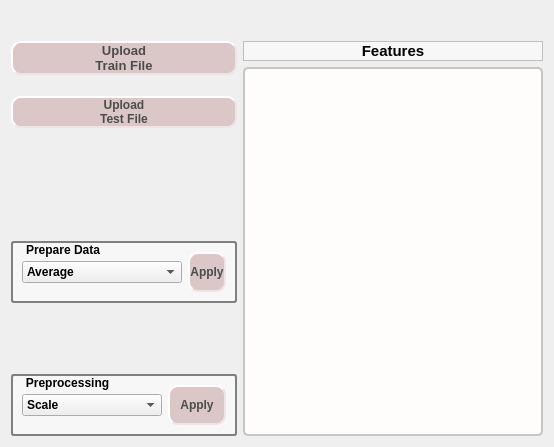
  <widget class="QWidget" name="tabPreProcess">
   <property name="autoFillBackground">
    <bool>false</bool>
   </property>
   <attribute name="title">
    <string>Preprocessing</string>
   </attribute>
   <layout class="QHBoxLayout" name="horizontalLayout_2">
    <item>
     <layout class="QHBoxLayout" name="horizontalLayout">
      <item>
       <layout class="QVBoxLayout" name="verticalLayout_6">
        <item>
         <layout class="QGridLayout" name="gridLayout_7">
          <item row="4" column="0">
           <widget class="QPushButton" name="btnImportTest">
            <property name="sizePolicy">
             <sizepolicy hsizetype="Minimum" vsizetype="Minimum">
              <horstretch>0</horstretch>
              <verstretch>0</verstretch>
             </sizepolicy>
            </property>
            <property name="maximumSize">
             <size>
              <width>16777215</width>
              <height>40</height>
             </size>
            </property>
            <property name="font">
             <font>
              <weight>75</weight>
              <bold>true</bold>
             </font>
            </property>
            <property name="cursor">
             <cursorShape>PointingHandCursor</cursorShape>
            </property>
            <property name="autoFillBackground">
             <bool>false</bool>
            </property>
            <property name="styleSheet">
             <string notr="true">QPushButton {
    background-color:#dbc7c7;
    color: #4c4c4c;
    border: 2px #efe3e3;
	border-style: outset;
	border-radius:10px
}

QPushButton:hover {background-color:#f9e3e3;}
</string>
            </property>
            <property name="text">
             <string>Upload
Test File</string>
            </property>
            <property name="icon">
             <iconset resource="../Icons/ResourceIcon.qrc">
              <normaloff>:/Icons/import.png</normaloff>:/Icons/import.png</iconset>
            </property>
            <property name="iconSize">
             <size>
              <width>24</width>
              <height>24</height>
             </size>
            </property>
           </widget>
          </item>
          <item row="0" column="0">
           <spacer name="verticalSpacer_8">
            <property name="orientation">
             <enum>Qt::Vertical</enum>
            </property>
            <property name="sizeType">
             <enum>QSizePolicy::Fixed</enum>
            </property>
            <property name="sizeHint" stdset="0">
             <size>
              <width>20</width>
              <height>30</height>
             </size>
            </property>
           </spacer>
          </item>
          <item row="1" column="0">
           <widget class="QPushButton" name="btnImportTrain">
            <property name="sizePolicy">
             <sizepolicy hsizetype="Minimum" vsizetype="Minimum">
              <horstretch>0</horstretch>
              <verstretch>0</verstretch>
             </sizepolicy>
            </property>
            <property name="maximumSize">
             <size>
              <width>16777215</width>
              <height>40</height>
             </size>
            </property>
            <property name="font">
             <font>
              <pointsize>10</pointsize>
              <weight>75</weight>
              <bold>true</bold>
             </font>
            </property>
            <property name="cursor">
             <cursorShape>PointingHandCursor</cursorShape>
            </property>
            <property name="autoFillBackground">
             <bool>false</bool>
            </property>
            <property name="styleSheet">
             <string notr="true">QPushButton {
    background-color:#dbc7c7;
    color: #4c4c4c;
    border: 2px #efe3e3;
	border-style: outset;
	border-radius:10px
}

QPushButton:hover {background-color:#f9e3e3;}
</string>
            </property>
            <property name="text">
             <string>Upload
Train File</string>
            </property>
            <property name="icon">
             <iconset resource="../Icons/ResourceIcon.qrc">
              <normaloff>:/Icons/import.png</normaloff>:/Icons/import.png</iconset>
            </property>
            <property name="iconSize">
             <size>
              <width>24</width>
              <height>24</height>
             </size>
            </property>
           </widget>
          </item>
          <item row="5" column="0">
           <spacer name="verticalSpacer">
            <property name="orientation">
             <enum>Qt::Vertical</enum>
            </property>
            <property name="sizeType">
             <enum>QSizePolicy::Fixed</enum>
            </property>
            <property name="sizeHint" stdset="0">
             <size>
              <width>20</width>
              <height>107</height>
             </size>
            </property>
           </spacer>
          </item>
          <item row="2" column="0">
           <spacer name="verticalSpacer_15">
            <property name="orientation">
             <enum>Qt::Vertical</enum>
            </property>
            <property name="sizeType">
             <enum>QSizePolicy::Fixed</enum>
            </property>
            <property name="sizeHint" stdset="0">
             <size>
              <width>20</width>
              <height>15</height>
             </size>
            </property>
           </spacer>
          </item>
         </layout>
        </item>
        <item>
         <layout class="QGridLayout" name="gridLayout_6">
          <item row="3" column="0">
           <widget class="QGroupBox" name="grpBoxPreprocessing">
            <property name="enabled">
             <bool>true</bool>
            </property>
            <property name="sizePolicy">
             <sizepolicy hsizetype="Preferred" vsizetype="Minimum">
              <horstretch>0</horstretch>
              <verstretch>0</verstretch>
             </sizepolicy>
            </property>
            <property name="maximumSize">
             <size>
              <width>600</width>
              <height>600</height>
             </size>
            </property>
            <property name="font">
             <font>
              <weight>75</weight>
              <bold>true</bold>
              <kerning>true</kerning>
             </font>
            </property>
            <property name="styleSheet">
             <string notr="true">QGroupBox::title { 
    background-color: transparent;
     subcontrol-position: top left; /* position at the top left*/ 
     padding:2 13px;
 }

QGroupBox{
	 border: 2px solid gray; 
     border-radius: 3px; 
	background-color:#f7f7f7;

} </string>
            </property>
            <property name="title">
             <string>Preprocessing</string>
            </property>
            <property name="alignment">
             <set>Qt::AlignCenter</set>
            </property>
            <property name="flat">
             <bool>false</bool>
            </property>
            <layout class="QHBoxLayout" name="horizontalLayout_16">
             <item>
              <layout class="QGridLayout" name="gridLayout_10">
               <item row="0" column="1">
                <widget class="QPushButton" name="btnApplyPreprocessing">
                 <property name="sizePolicy">
                  <sizepolicy hsizetype="Preferred" vsizetype="Fixed">
                   <horstretch>0</horstretch>
                   <verstretch>0</verstretch>
                  </sizepolicy>
                 </property>
                 <property name="minimumSize">
                  <size>
                   <width>0</width>
                   <height>40</height>
                  </size>
                 </property>
                 <property name="maximumSize">
                  <size>
                   <width>120</width>
                   <height>60</height>
                  </size>
                 </property>
                 <property name="font">
                  <font>
                   <weight>75</weight>
                   <bold>true</bold>
                  </font>
                 </property>
                 <property name="cursor">
                  <cursorShape>PointingHandCursor</cursorShape>
                 </property>
                 <property name="styleSheet">
                  <string notr="true">QPushButton {
    background-color:#dbc7c7;
    color: #4c4c4c;
    border: 2px #efe3e3;
	border-style: outset;
	border-radius:10px
}

QPushButton:hover {background-color:#f9e3e3;}
</string>
                 </property>
                 <property name="text">
                  <string>Apply</string>
                 </property>
                 <property name="icon">
                  <iconset resource="../Icons/ResourceIcon.qrc">
                   <normaloff>:/Icons/apply.png</normaloff>:/Icons/apply.png</iconset>
                 </property>
                 <property name="iconSize">
                  <size>
                   <width>15</width>
                   <height>15</height>
                  </size>
                 </property>
                </widget>
               </item>
               <item row="0" column="0">
                <widget class="QComboBox" name="comboBoxPreProcessing">
                 <property name="sizePolicy">
                  <sizepolicy hsizetype="Preferred" vsizetype="Fixed">
                   <horstretch>0</horstretch>
                   <verstretch>0</verstretch>
                  </sizepolicy>
                 </property>
                 <property name="font">
                  <font>
                   <weight>75</weight>
                   <bold>true</bold>
                  </font>
                 </property>
                 <property name="styleSheet">
                  <string notr="true">QComboBox:item:selected
{
     background-color: grey;
}
</string>
                 </property>
                 <item>
                  <property name="text">
                   <string>Scale</string>
                  </property>
                 </item>
                 <item>
                  <property name="text">
                   <string>Normalization</string>
                  </property>
                 </item>
                 <item>
                  <property name="text">
                   <string>Binarization</string>
                  </property>
                 </item>
                 <item>
                  <property name="text">
                   <string>Polynomial Feature</string>
                  </property>
                 </item>
                 <item>
                  <property name="text">
                   <string/>
                  </property>
                 </item>
                </widget>
               </item>
              </layout>
             </item>
            </layout>
           </widget>
          </item>
          <item row="1" column="0">
           <widget class="QGroupBox" name="grpBoxPrepareData">
            <property name="enabled">
             <bool>true</bool>
            </property>
            <property name="sizePolicy">
             <sizepolicy hsizetype="Maximum" vsizetype="Minimum">
              <horstretch>0</horstretch>
              <verstretch>0</verstretch>
             </sizepolicy>
            </property>
            <property name="maximumSize">
             <size>
              <width>600</width>
              <height>600</height>
             </size>
            </property>
            <property name="font">
             <font>
              <weight>75</weight>
              <bold>true</bold>
              <kerning>true</kerning>
             </font>
            </property>
            <property name="styleSheet">
             <string notr="true">QGroupBox::title { 
    background-color: transparent;
     subcontrol-position: top left; /* position at the top left*/ 
     padding:2 13px;
 }

QGroupBox{
	 border: 2px solid gray; 
     border-radius: 3px; 
	background-color:#f7f7f7;

} </string>
            </property>
            <property name="title">
             <string>Prepare Data</string>
            </property>
            <property name="alignment">
             <set>Qt::AlignCenter</set>
            </property>
            <property name="flat">
             <bool>false</bool>
            </property>
            <layout class="QHBoxLayout" name="horizontalLayout_15">
             <item>
              <layout class="QGridLayout" name="gridLayout_9">
               <item row="0" column="1">
                <widget class="QPushButton" name="btnApplyPrepareData">
                 <property name="sizePolicy">
                  <sizepolicy hsizetype="Preferred" vsizetype="Fixed">
                   <horstretch>0</horstretch>
                   <verstretch>0</verstretch>
                  </sizepolicy>
                 </property>
                 <property name="minimumSize">
                  <size>
                   <width>0</width>
                   <height>40</height>
                  </size>
                 </property>
                 <property name="maximumSize">
                  <size>
                   <width>120</width>
                   <height>60</height>
                  </size>
                 </property>
                 <property name="font">
                  <font>
                   <weight>75</weight>
                   <bold>true</bold>
                  </font>
                 </property>
                 <property name="cursor">
                  <cursorShape>PointingHandCursor</cursorShape>
                 </property>
                 <property name="styleSheet">
                  <string notr="true">QPushButton {
    background-color:#dbc7c7;
    color: #4c4c4c;
    border: 2px #efe3e3;
	border-style: outset;
	border-radius:10px
}

QPushButton:hover {background-color:#f9e3e3;}
</string>
                 </property>
                 <property name="text">
                  <string>Apply</string>
                 </property>
                 <property name="icon">
                  <iconset resource="../Icons/ResourceIcon.qrc">
                   <normaloff>:/Icons/apply.png</normaloff>:/Icons/apply.png</iconset>
                 </property>
                 <property name="iconSize">
                  <size>
                   <width>15</width>
                   <height>15</height>
                  </size>
                 </property>
                </widget>
               </item>
               <item row="0" column="0">
                <widget class="QComboBox" name="comboBoxPrepareData">
                 <property name="sizePolicy">
                  <sizepolicy hsizetype="Fixed" vsizetype="Fixed">
                   <horstretch>0</horstretch>
                   <verstretch>0</verstretch>
                  </sizepolicy>
                 </property>
                 <property name="minimumSize">
                  <size>
                   <width>160</width>
                   <height>0</height>
                  </size>
                 </property>
                 <property name="font">
                  <font>
                   <weight>75</weight>
                   <bold>true</bold>
                  </font>
                 </property>
                 <property name="styleSheet">
                  <string notr="true">QComboBox:item:selected
{
     background-color: grey;
}
</string>
                 </property>
                 <item>
                  <property name="text">
                   <string>Average</string>
                  </property>
                 </item>
                 <item>
                  <property name="text">
                   <string>Minimum</string>
                  </property>
                 </item>
                 <item>
                  <property name="text">
                   <string>Maximum</string>
                  </property>
                 </item>
                </widget>
               </item>
              </layout>
             </item>
            </layout>
           </widget>
          </item>
          <item row="2" column="0">
           <spacer name="verticalSpacer_7">
            <property name="orientation">
             <enum>Qt::Vertical</enum>
            </property>
            <property name="sizeType">
             <enum>QSizePolicy::Fixed</enum>
            </property>
            <property name="sizeHint" stdset="0">
             <size>
              <width>20</width>
              <height>65</height>
             </size>
            </property>
           </spacer>
          </item>
         </layout>
        </item>
       </layout>
      </item>
      <item>
       <layout class="QGridLayout" name="gridLayout_8">
        <item row="2" column="0">
         <widget class="QTextBrowser" name="textBrowserTrainSample">
          <property name="sizePolicy">
           <sizepolicy hsizetype="Preferred" vsizetype="Expanding">
            <horstretch>0</horstretch>
            <verstretch>0</verstretch>
           </sizepolicy>
          </property>
          <property name="minimumSize">
           <size>
            <width>300</width>
            <height>0</height>
           </size>
          </property>
          <property name="styleSheet">
           <string notr="true">QTextBrowser{
background-color: #fffcfc;
border:2px #c6c6c6;
border-style:solid;
border-radius:5px;
}</string>
          </property>
          <property name="frameShape">
           <enum>QFrame::WinPanel</enum>
          </property>
          <property name="frameShadow">
           <enum>QFrame::Raised</enum>
          </property>
         </widget>
        </item>
        <item row="1" column="0">
         <widget class="QLabel" name="label">
          <property name="font">
           <font>
            <pointsize>11</pointsize>
            <weight>75</weight>
            <bold>true</bold>
           </font>
          </property>
          <property name="styleSheet">
           <string notr="true">QLabel{

background-color:#f7f7f7;
}</string>
          </property>
          <property name="frameShape">
           <enum>QFrame::StyledPanel</enum>
          </property>
          <property name="frameShadow">
           <enum>QFrame::Plain</enum>
          </property>
          <property name="lineWidth">
           <number>1</number>
          </property>
          <property name="midLineWidth">
           <number>1</number>
          </property>
          <property name="text">
           <string>Features</string>
          </property>
          <property name="scaledContents">
           <bool>false</bool>
          </property>
          <property name="alignment">
           <set>Qt::AlignCenter</set>
          </property>
         </widget>
        </item>
        <item row="0" column="0">
         <spacer name="verticalSpacer_14">
          <property name="orientation">
           <enum>Qt::Vertical</enum>
          </property>
          <property name="sizeType">
           <enum>QSizePolicy::Fixed</enum>
          </property>
          <property name="sizeHint" stdset="0">
           <size>
            <width>20</width>
            <height>30</height>
           </size>
          </property>
         </spacer>
        </item>
       </layout>
      </item>
     </layout>
    </item>
   </layout>
   <zorder></zorder>
  </widget>
